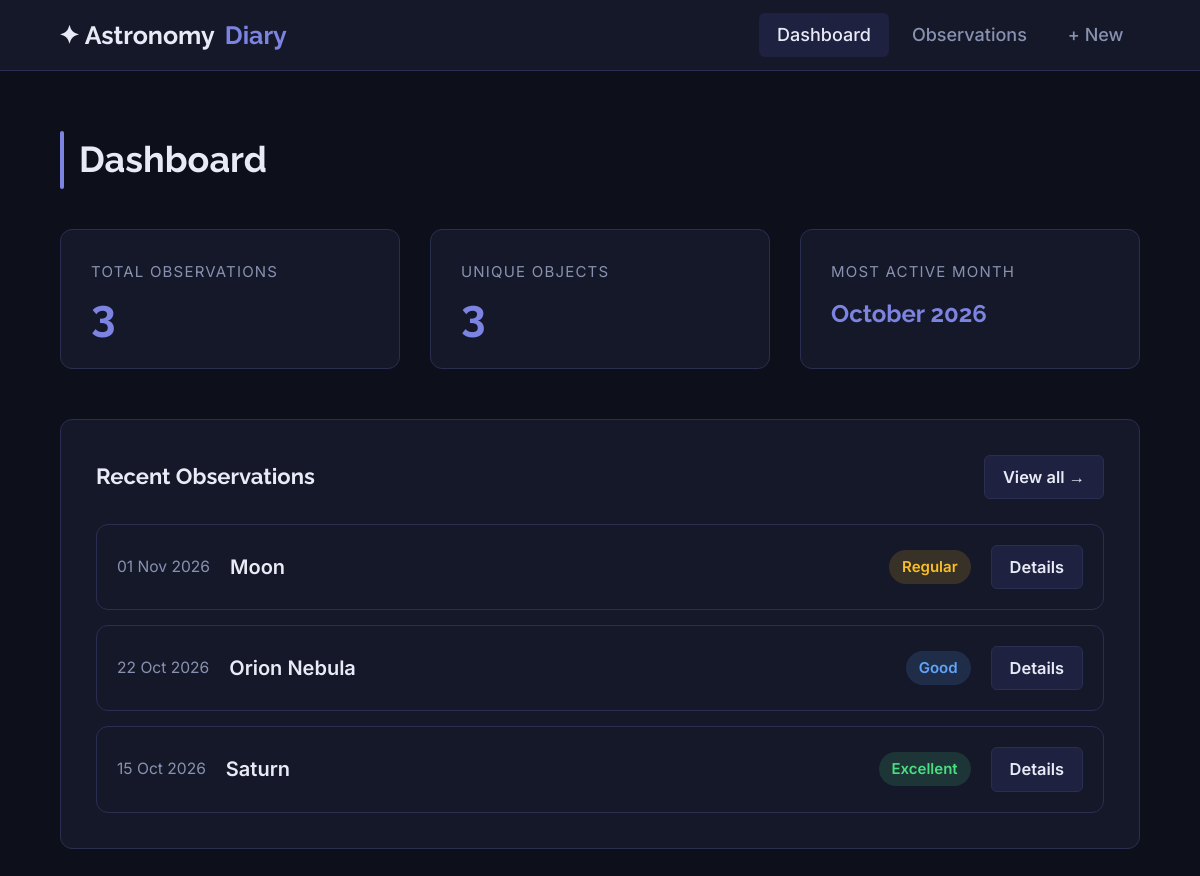
The page / on the database its author committed.
### tables this page shows
CREATE TABLE IF NOT EXISTS observations (
     
    id          INT UNSIGNED    NOT NULL AUTO_INCREMENT PRIMARY KEY,

     
    obs_date    DATE            NOT NULL,

     
    location    VARCHAR(150)    NOT NULL,

     
    object_name VARCHAR(100)    NOT NULL,

     
     
    sky_conditions ENUM('excellent','good','regular','poor') NOT NULL DEFAULT 'good',

     
    notes       TEXT,

     
     
    photo_path  VARCHAR(255)    DEFAULT NULL,

     
    created_at  TIMESTAMP       DEFAULT CURRENT_TIMESTAMP
);

### index.php (the view, shortened to what this page needs)
<?php
require_once 'db.php';
$total = $pdo->query("SELECT COUNT(*) FROM observations")->fetchColumn();
$unique_objects = $pdo->query("SELECT COUNT(DISTINCT object_name) FROM observations")->fetchColumn();
$stmt = $pdo->query("
    SELECT DATE_FORMAT(obs_date, '%M %Y') AS month_label, COUNT(*) AS qty
    FROM observations
    GROUP BY DATE_FORMAT(obs_date, '%Y-%m'), DATE_FORMAT(obs_date, '%M %Y')
    ORDER BY qty DESC
    LIMIT 1
");
$best_month = $stmt->fetch();
$recent = $pdo->query("
    SELECT id, obs_date, object_name, sky_conditions, location
    FROM observations
    ORDER BY obs_date DESC
    LIMIT 5
")->fetchAll();
?>
<!DOCTYPE html>
<html lang="en">
<head>
    <link rel="stylesheet" href="style.css?v=<?= time() ?>">
</head>
<body>
<header class="site-header">
    <div class="header-inner">
        <a href="index.php" class="site-logo">
            ✦ Astronomy <span>Diary</span>
        </a>
        <nav>
            <ul class="site-nav">
                <li><a href="index.php" class="active">Dashboard</a></li>
                <li><a href="observations.php">Observations</a></li>
                <li><a href="new-observation.php">+ New</a></li>
            </ul>
        </nav>
    </div>
</header>
<main class="page-main">
    <h1 class="page-title">Dashboard</h1>
    <div class="stats-grid">
        <div class="stat-card">
            <div class="stat-label">Total Observations</div>
            <div class="stat-value"><?= number_format((int)$total) ?></div>
        </div>
        <div class="stat-card">
            <div class="stat-label">Unique Objects</div>
            <div class="stat-value"><?= (int)$unique_objects ?></div>
        </div>
        <div class="stat-card">
            <div class="stat-label">Most Active Month</div>
            <div class="stat-value" style="font-size:1.2rem; padding-top:0.4rem">
                <?= $best_month ? htmlspecialchars($best_month['month_label']) : '—' ?>
            </div>
        </div>
    </div>
    <div class="card">
        <div style="display:flex; justify-content:space-between; align-items:center; margin-bottom:1.25rem">
            <h2 style="font-family:var(--font-display); font-size:1.1rem">Recent Observations</h2>
            <a href="observations.php" class="btn btn-secondary btn-sm">View all →</a>
        </div>
        <?php if (empty($recent)): ?>
            <p style="color:var(--fg-muted); text-align:center; padding:2rem 0">
                No observations yet. <a href="new-observation.php">Record your first one!</a>
            </p>
        <?php else: ?>
            <div class="recent-list">
                <?php foreach ($recent as $obs): ?>
                    <div class="recent-item">
                        <span class="item-date">
                            <?= htmlspecialchars(date('d M Y', strtotime($obs['obs_date']))) ?>
                        </span>
                        <span class="item-object">
                            <?= htmlspecialchars($obs['object_name']) ?>
                        </span>
                        <span class="sky-badge <?= htmlspecialchars($obs['sky_conditions']) ?>">
                            <?= htmlspecialchars($obs['sky_conditions']) ?>
                        </span>
                        <a href="observations.php" class="btn btn-secondary btn-sm">Details</a>
                    </div>
                <?php endforeach; ?>
            </div>
        <?php endif; ?>
    </div>
</main>
</body>
</html>

### style.css (style rules this page uses)
:root { --bg: #0d0f1a; --bg-surface: #151829; --bg-raised: #1e2240; --border: #2a2f52; --fg: #e8eaf6; --fg-muted: #8892b0; --accent: #7c83e0; --accent-glow: rgba(124, 131, 224, 0.18); --sky-excellent: #4ade80; --sky-good: #60a5fa; --sky-regular: #fbbf24; --sky-poor: #f87171; --font-display: 'Raleway', sans-serif; --font-body: 'Inter', sans-serif; --radius-sm: 6px; --radius-md: 12px; --radius-lg: 20px; --gap: 1.5rem; }
*, *::before, *::after { box-sizing: border-box; margin: 0; padding: 0; }
html { font-size: 20px; }
body { background-color: var(--bg); color: var(--fg); font-family: var(--font-body); line-height: 1.6; min-height: 100vh; overflow-x: hidden; }
a { color: var(--accent); text-decoration: none; }
.site-header { background: var(--bg-surface); border-bottom: 1px solid var(--border); padding: 0 var(--gap); position: sticky; top: 0; z-index: 100; }
.header-inner { max-width: 95%; width: 100%; margin: 0 auto; display: flex; align-items: center; justify-content: space-between; gap: var(--gap); height: 70px; }
.site-logo { font-family: var(--font-display); font-size: 1.25rem; font-weight: 700; color: var(--fg); display: flex; align-items: center; gap: 0.5rem; }
.site-logo span { color: var(--accent); }
.site-nav { display: flex; gap: 0.25rem; list-style: none; }
.site-nav a { display: block; padding: 0.4rem 0.9rem; border-radius: var(--radius-sm); color: var(--fg-muted); font-size: 0.9rem; font-weight: 500; transition: color 0.2s, background 0.2s; }
.site-nav a:hover, .site-nav a.active { color: var(--fg); background: var(--bg-raised); text-decoration: none; }
.page-main { max-width: 95%; width: 100%; margin: 0 auto; padding: 3rem var(--gap); }
.page-title { font-family: var(--font-display); font-size: 1.8rem; font-weight: 700; margin-bottom: 2rem; display: flex; align-items: center; gap: 0.75rem; }
.page-title::before { content: ''; display: inline-block; width: 4px; height: 1.6em; background: var(--accent); border-radius: 2px; }
.card { background: var(--bg-surface); border: 1px solid var(--border); border-radius: var(--radius-md); padding: 1.75rem; }
.btn { display: inline-flex; align-items: center; gap: 0.5rem; padding: 0.65rem 1.4rem; border: none; border-radius: var(--radius-sm); cursor: pointer; font-family: var(--font-body); font-size: 0.9rem; font-weight: 600; transition: opacity 0.2s, transform 0.1s; text-decoration: none; }
.btn-secondary { background: var(--bg-raised); color: var(--fg); border: 1px solid var(--border); }
.btn-sm { padding: 0.4rem 0.9rem; font-size: 0.82rem; }
.sky-badge { display: inline-block; padding: 0.25rem 0.65rem; border-radius: 999px; font-size: 0.75rem; font-weight: 600; text-transform: capitalize; }
.sky-badge.excellent { background: rgba(74,222,128,0.15); color: var(--sky-excellent); }
.sky-badge.good { background: rgba(96,165,250,0.15); color: var(--sky-good); }
.sky-badge.regular { background: rgba(251,191,36,0.15); color: var(--sky-regular); }
.stats-grid { display: grid; grid-template-columns: repeat(auto-fit, minmax(220px, 1fr)); gap: var(--gap); margin-bottom: 2.5rem; }
.stat-card { background: var(--bg-surface); border: 1px solid var(--border); border-radius: var(--radius-md); padding: 1.5rem; }
.stat-card .stat-label { font-size: 0.75rem; text-transform: uppercase; letter-spacing: 0.08em; color: var(--fg-muted); margin-bottom: 0.5rem; }
.stat-card .stat-value { font-family: var(--font-display); font-size: 2.2rem; font-weight: 700; color: var(--accent); font-variant-numeric: tabular-nums; line-height: 1; }
.recent-list { display: flex; flex-direction: column; gap: 0.75rem; }
.recent-item { display: flex; align-items: center; gap: 1rem; padding: 1rem; background: var(--bg-surface); border: 1px solid var(--border); border-radius: var(--radius-md); transition: border-color 0.2s; }
.recent-item .item-date { font-size: 0.78rem; color: var(--fg-muted); white-space: nowrap; }
.recent-item .item-object { font-weight: 600; flex: 1; min-width: 0; white-space: nowrap; overflow: hidden; text-overflow: ellipsis; }

### rows shown on the page
observations: obs_date "01 Nov 2026", object_name "Moon", sky_conditions "Regular"
observations: obs_date "22 Oct 2026", object_name "Orion Nebula", sky_conditions "Good"
observations: obs_date "15 Oct 2026", object_name "Saturn", sky_conditions "Excellent"

### other values the page prints
$total "3"
$unique_objects "3"
$best_month['month_label'] "October 2026"
